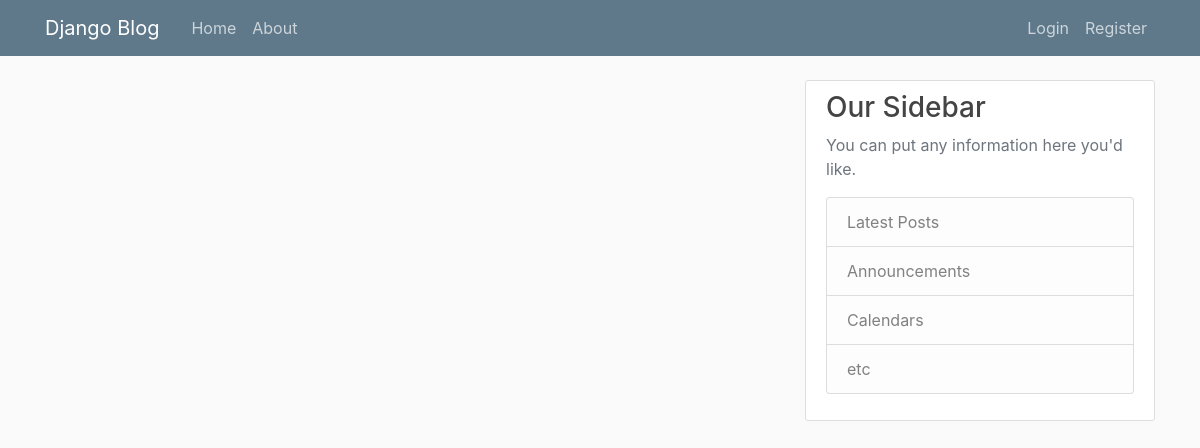
The page /blog/ on the database as committed earlier.
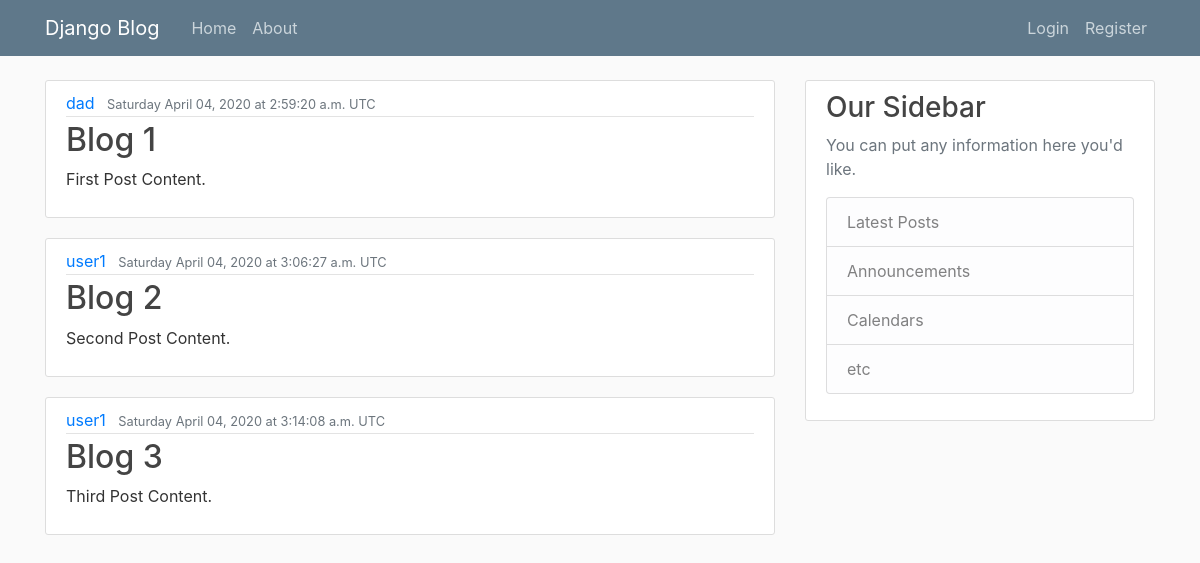
The same page on the database as committed later.
### blog/models.py (models this page shows, shortened)
class Post(models.Model):
    title = models.CharField(max_length=100)
    content = models.TextField()
    created = models.DateTimeField(auto_now_add=True) # default=timezone.now
    posted = models.DateTimeField(default=timezone.now)
    updated = models.DateTimeField(auto_now=True)
    author = models.ForeignKey(User, on_delete=models.CASCADE)

### blog/views.py (the view)
# urls.py: path("", views.home, name="blog-home"),
def home(request):
    context = {
        "posts": Post.objects.all()
    }
    return render(request, "blog/home.html", context)

### blog/templates/blog/home.html
{% extends "blog/base.html" %}
{% block content %}
{% for post in posts %}
<article class="media content-section">
    <div class="media-body">
        <div class="article-metadata">
            <a class="mr-2" href="#">{{ post.author }}</a>
            <small class="text-muted">{{ post.posted|date:"l F d, Y" }} at {{ post.posted|time:"g:i:s a T" }}</small>
        </div>
        <h2><a class="article-title" href="#">{{ post.title }}</a></h2>
        <p class="article-content">{{ post.content }}</p>
    </div>
</article>
{% endfor %}
{% endblock content %}

### blog/templates/blog/base.html (shortened to what this page needs)
{% load static %}
<!DOCTYPE html>
<html>
<head>
    <link rel="stylesheet" href="https://maxcdn.bootstrapcdn.com/bootstrap/4.0.0/css/bootstrap.min.css"
>
    <link rel="stylesheet" type="text/css" href="{% static 'blog/main.css' %}">
</head>
<body>
    <header class="site-header">
        <nav class="navbar navbar-expand-md navbar-dark bg-steel fixed-top">
            <div class="container">
                <a class="navbar-brand mr-4" href="{% url 'blog-home' %}">Django Blog</a>
                <div class="collapse navbar-collapse" id="navbarToggle">
                    <div class="navbar-nav mr-auto">
                        <a class="nav-item nav-link" href="{% url 'blog-home' %}">Home</a>
                        <a class="nav-item nav-link" href="{% url 'blog-about' %}">About</a>
                    </div>
                    <div class="navbar-nav">
                        {% if user.is_authenticated %}
                        <a class="nav-item nav-link" href="{% url 'profile' %}">Profile</a>
                        <a class="nav-item nav-link" href="{% url 'logout' %}">Logout</a>
                        {% else %}
                        <a class="nav-item nav-link" href="{% url 'login' %}">Login</a>
                        <a class="nav-item nav-link" href="{% url 'register' %}">Register</a>
                        {% endif %}
                    </div>
                </div>
            </div>
        </nav>
    </header>
    <main role=" main" class="container">
        <div class="row">
            <div class="col-md-8">
                {% block content %}{% endblock %}
            </div>
            <div class="col-md-4">
                <div class="content-section">
                    <h3>Our Sidebar</h3>
                    <p class='text-muted'>You can put any information here you'd like.
                        <ul class="list-group">
                            <li class="list-group-item list-group-item-light">Latest Posts</li>
                            <li class="list-group-item list-group-item-light">Announcements</li>
                            <li class="list-group-item list-group-item-light">Calendars</li>
                            <li class="list-group-item list-group-item-light">etc</li>
                        </ul>
                    </p>
                </div>
            </div>
        </div>
    </main>
</body>
</html>

### blog/static/blog/main.css (style rules this page uses)
body { background: #fafafa; color: #333333; margin-top: 5rem; }
h1, h2, h3, h4, h5, h6 { color: #444444; }
ul { margin: 0; }
.bg-steel { background-color: #5f788a; }
.site-header .navbar-nav .nav-link { color: #cbd5db; }
.content-section { background: #ffffff; padding: 10px 20px; border: 1px solid #dddddd; border-radius: 3px; margin-bottom: 20px; }
.article-title { color: #444444; }
.article-content { white-space: pre-line; }
.article-metadata { padding-bottom: 1px; margin-bottom: 4px; border-bottom: 1px solid #e3e3e3 }

Rows that differ between the two databases and show on the page:
added Post: author "dad", posted "Saturday April 04, 2020", posted "2:59:20 a.m. UTC", title "Blog 1", content "First Post Content."
added Post: author "user1", posted "Saturday April 04, 2020", posted "3:06:27 a.m. UTC", title "Blog 2", content "Second Post Content."
added Post: author "user1", posted "Saturday April 04, 2020", posted "3:14:08 a.m. UTC", title "Blog 3", content "Third Post Content."
